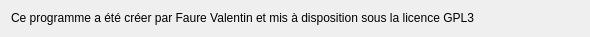
<?xml version="1.0" encoding="UTF-8"?>
<ui version="4.0">
 <class>About</class>
 <widget class="QWidget" name="About">
  <property name="geometry">
   <rect>
    <x>0</x>
    <y>0</y>
    <width>590</width>
    <height>37</height>
   </rect>
  </property>
  <property name="windowTitle">
   <string>Form</string>
  </property>
  <layout class="QHBoxLayout" name="horizontalLayout_2">
   <item>
    <layout class="QHBoxLayout" name="horizontalLayout">
     <item>
      <widget class="QLabel" name="label">
       <property name="lineWidth">
        <number>1</number>
       </property>
       <property name="text">
        <string>Ce programme a été créer par Faure Valentin et mis à disposition sous la licence GPL3</string>
       </property>
       <property name="textFormat">
        <enum>Qt::AutoText</enum>
       </property>
       <property name="scaledContents">
        <bool>false</bool>
       </property>
       <property name="alignment">
        <set>Qt::AlignLeading|Qt::AlignLeft|Qt::AlignTop</set>
       </property>
       <property name="wordWrap">
        <bool>false</bool>
       </property>
      </widget>
     </item>
    </layout>
   </item>
  </layout>
 </widget>
 <resources/>
 <connections/>
</ui>
